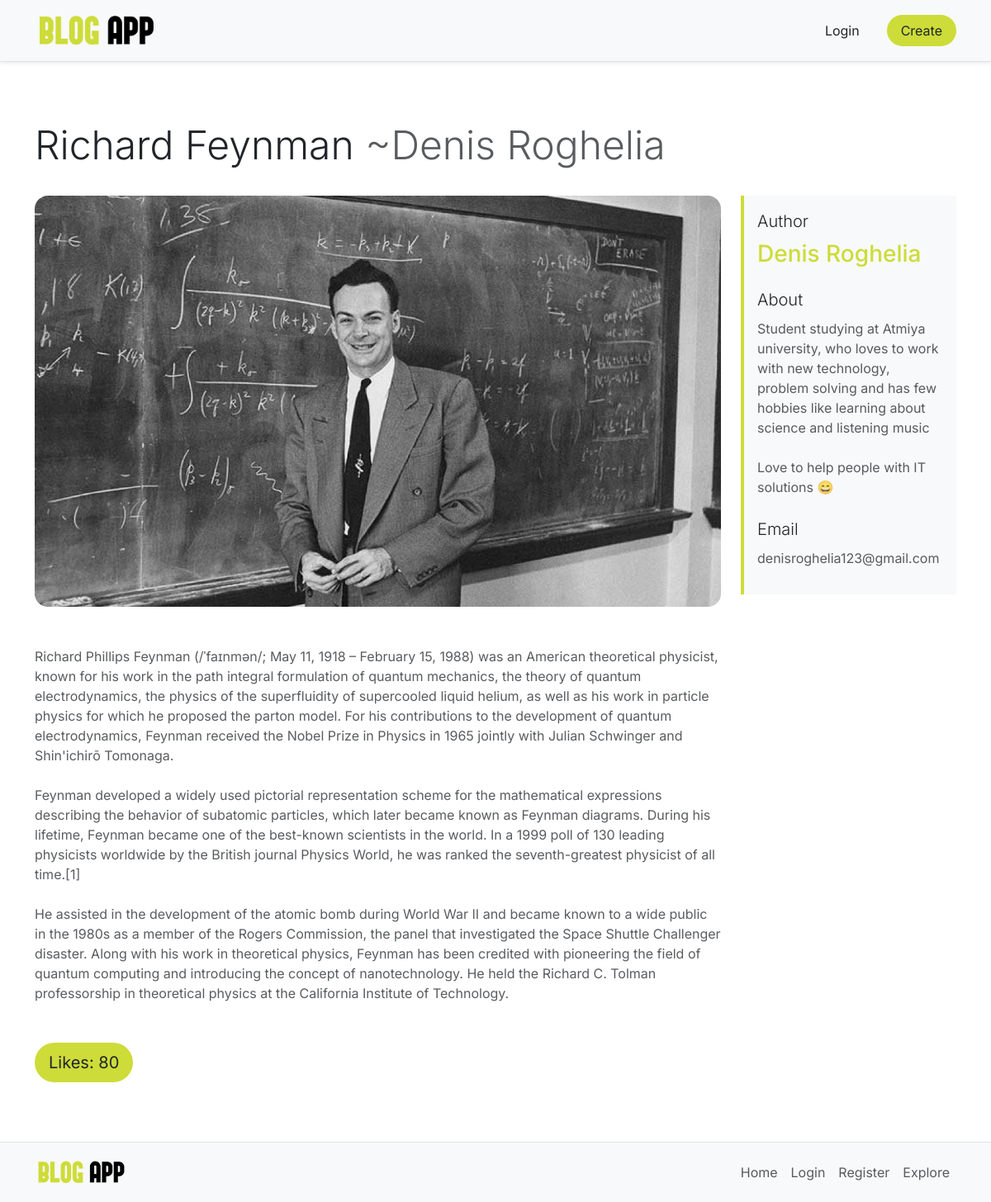
The app's page /blog/4/ with its own data.
### blogs/models.py (models this page shows, shortened)
class Blog(models.Model):
	id    = models.AutoField(primary_key=True)
	user  = models.ForeignKey(User, on_delete=models.CASCADE)
	cover = models.ImageField(upload_to="uploads/")
	title = models.CharField(max_length=50)
	pub_date = models.DateField(auto_now=True)
	body  = models.TextField()
	likes = models.IntegerField(default=0)
	def get_blog_by_id(_id):
		blog = Blog.objects.get(id=_id)
		return blog

class User(models.Model):
	id    = models.AutoField(primary_key=True)
	fname = models.CharField(max_length=20)
	lname = models.CharField(max_length=20)
	username = models.CharField(max_length=20)
	email = models.EmailField()
	about = models.TextField()
	password = models.CharField(max_length=16)

### blogs/views.py (the view)
# urls.py: path('blog/<int:id>/', views.blog, name="blog"),
def blog(request, id):
    context = {
        'blog': Blog.get_blog_by_id(id),
    }
    return render(request, "blog.html", context)

### blogs/templates/blog.html
{% extends 'base.html' %}
{% block content %}
<div class="row g-4">
	<h1 class="display-5">
		{{ blog.title }} <span class="text-muted">~{{ blog.user.fname }} {{ blog.user.lname }}</span>
	</h1>
	<div class="col-12 col-lg-9" style="overflow: auto;">
		<img class="rounded-4 mb-5" style="max-width: 100%;" src="{{ blog.cover.url }}">
		<p class="text-muted mb-5">{{ blog.body|linebreaksbr }}</p>
		<a class="btn btn-lg rounded-pill" href="{% url 'like' id=blog.id %}" style="background-color: #cddc39;">Likes: {{blog.likes}}</a>
	</div>
	<div class="col-12 col-lg-3">
		<div class="border-start border-4 p-3 bg-body-tertiary" style="border-color: #cddc39 !important;">
			<p class="lead mb-2">Author</p>
			<h3 class="mb-4" style="color: #cddc39;">{{ blog.user.fname }} {{ blog.user.lname }}</h3>
			<p class="lead mb-2">About</p>
			<p class="mb-4 text-muted">{{ blog.user.about|linebreaksbr }}</p>
			<p class="lead mb-2">Email</p>
			<p class=" text-muted">{{ blog.user.email }}</p>
		</div>
	</div>
</div>
{% endblock %}

### records on screen
Blog: title "Richard Feynman", user.fname "Denis", user.lname "Roghelia", cover (picture), body "Richard Phillips Feynman (/ˈfaɪnmən/; May 11, 1918 – February 15, 1988) was an American theoretical physicist, known for his work in the path integral formulation of quantum mechanics, the theory of quantum electrodynamics, the physics of the superfluidity of supercooled liquid helium, as well as his work in particle physics for which he proposed the parton model. For his contributions to the development of quantum electrodynamics, Feynman received the Nobel Prize in Physics in 1965 jointly with Julian Schwinger and Shin'ichirō Tomonaga. Feynman developed a widely used pictorial representation scheme for the mathematical expressions describing the behavior of subatomic particles, which…", likes "80", user.about "Student studying at Atmiya university, who loves to work with new technology, problem solving and has few hobbies like learning about science and listening music Love to help people with IT solutions 😄", user.email "denisroghelia123@gmail.com"
